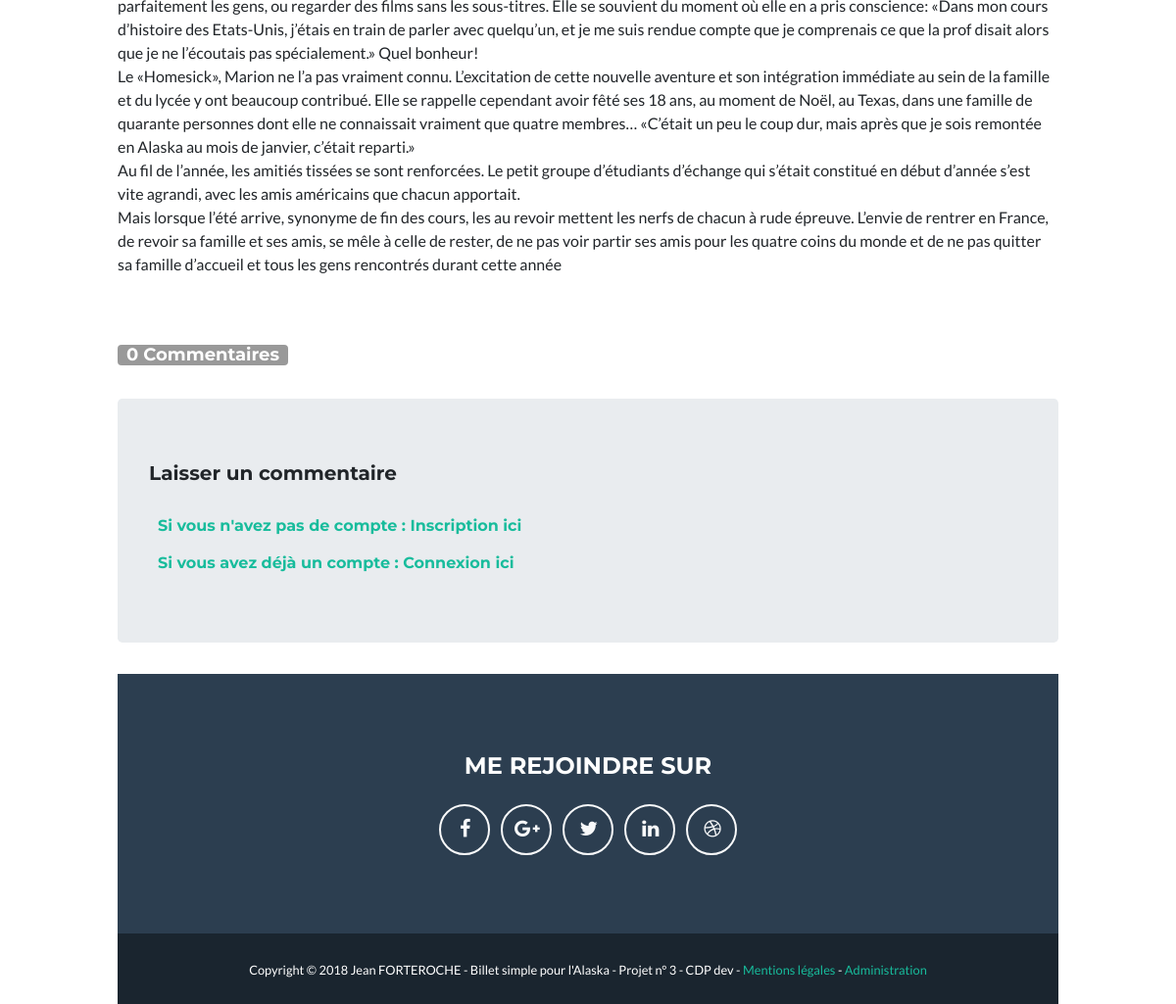
Page /index.php?action=chapter&id=3 (lower part) on the earlier database version.
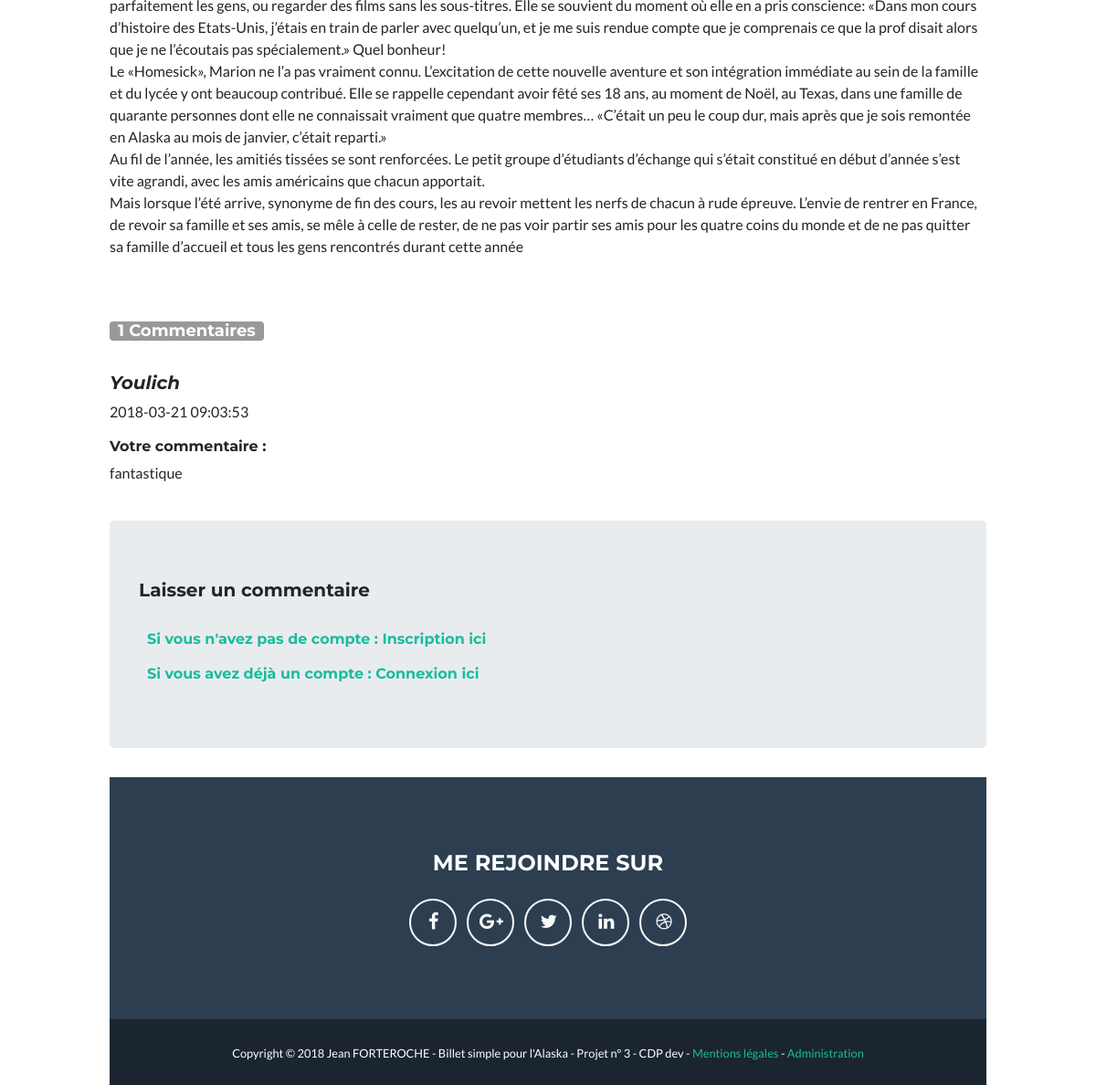
Same page on the later database version.
### tables this page shows
CREATE TABLE IF NOT EXISTS `comments` (
  `id` int(11) NOT NULL AUTO_INCREMENT,
  `comment` text NOT NULL,
  `commentDate` datetime NOT NULL,
  `chapterId` int(11) NOT NULL,
  `membreId` int(11) NOT NULL,
  `membrePseudo` varchar(255) NOT NULL,
  `etat` enum('En attente','Validé','Relancé','Refusé','Signalé') NOT NULL,
  PRIMARY KEY (`id`)
);

### controler/Frontend.php (called while the page is built, shortened)
<?php
require_once('Autoload.php');
Class Frontend
{
    public function chapter()
    {
        $commentManager = new CommentManager();
        $comments = $commentManager->getCommentsChapter ($_GET['id']);
        $nbCommsApproved = $commentManager->CountCommentsChapterApproved($_GET['id']);
        require('view/frontend/ChapterView.php');
    }
}

### index.php (called while the page is built, shortened)
<?php
require_once("controler/Autoload.php");
$router = new \router\Router();
$router->diriger();

### model/CommentManager.php (called while the page is built, shortened)
<?php
class CommentManager extends DbConnect
{
    public function getCommentsChapter ($chapterId)
    {
        $comments = array();
        $db = $this->dbConnect();
        $req = $db->prepare('SELECT * FROM comments WHERE chapterId = ? ORDER BY commentDate DESC');
        $req->execute(array($chapterId));
        while ($data = $req->fetch()) {
            $comment = new Comment();
            $comment->hydrate($data);
            $comments[] = $comment;
        }
        return $comments;
    }
    public function CountCommentsChapterApproved($chapterId)
    {
        $pdo = $this->dbConnect();
        $PDOStatement = $pdo->prepare('SELECT COUNT(*) as total FROM comments WHERE chapterId = ? AND etat = "Validé"');
        $PDOStatement->execute(array($chapterId));
        $data = $PDOStatement->fetch();
        return $data['total'];
    }
}

### controler/Autoload.php (called while the page is built, shortened)
<?php
class Autoload
{
    static function chargerClass($class)
    {
        $file = str_replace('\\','/',$class);
        $file = ltrim($file,'/');
    }
}

### entity/Comment.php (called while the page is built, shortened)
<?php
class Comment
{
    private $comment;
    private $commentDate;
    private $membrePseudo;
    private $etat;
    public function hydrate(array $donnees)
    {
        foreach ($donnees as $key => $value)
        {
            $method = 'set'.ucfirst($key);
        }
    }
    public function getEtat ()
    {
        return $this->etat;
    }
    public function setEtat ($etat)
    {
        $this->etat = $etat;
    }
    public function getComment ()
    {
        return $this->comment;
    }
    public function setComment ($comment)
    {
        $this->comment = $comment;
    }
    public function getCommentDate()
    {
        return $this->commentDate;
    }
    public function setCommentDate ($commentDate)
    {
        $this->commentDate = $commentDate;
    }
    public function getMembrePseudo()
    {
        return $this->membrePseudo;
    }
    public function setMembrePseudo ($membrePseudo)
    {
        $this->membrePseudo = $membrePseudo;
    }
}

### view/frontend/ChapterView.php (the view, shortened to what the changed rows need)
<div class="post">
    <br>
</div>
<br><br>
<h4 id="nbcomments" ><span class="badge"><?= $nbCommsApproved ?> Commentaires</span></h4>
<br/>
<?php foreach ($comments as $comment)
{
    if ($comment->getEtat() == 'Validé') { ?>
        <h5><em><?= htmlspecialchars($comment->getMembrePseudo()) ?></em></h5>
        <?php echo $comment->getCommentDate() ?>
        <br>
        <p><h6>Votre commentaire : </h6><?= nl2br(htmlspecialchars($comment->getComment())) ?></p>
        <br/>
        <?php
    } ?>
    <?php
} ?>
<div class="jumbotron">
    <br>
<?php require('templateBlog.php'); ?>

Differences in the rows shown:
added comments: membrePseudo "Youlich", commentDate "2018-03-21 09:03:53", comment "fantastique"
Other differences:
$nbCommsApproved: "0" → "1"
